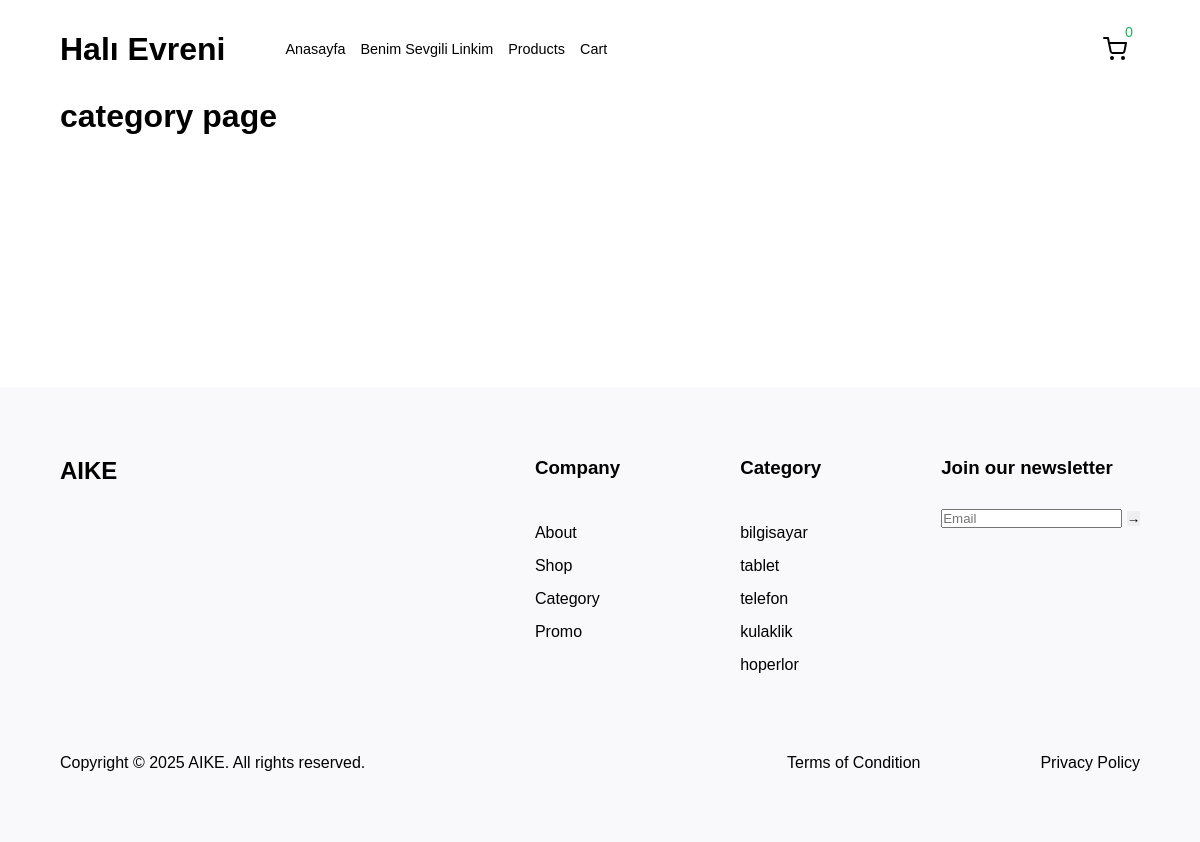
Page /category/ on the earlier database version.
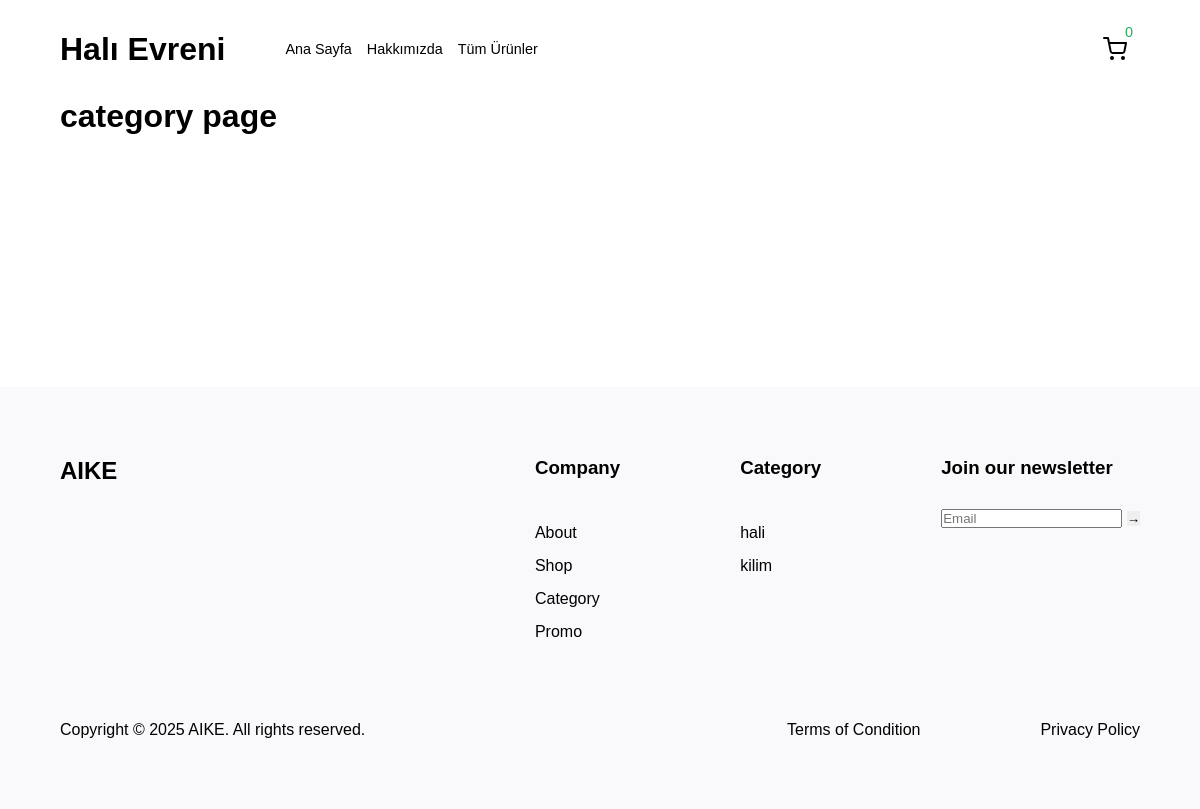
Same page on the later database version.
### siteConfigurations/models.py (models this page shows, shortened)
class NavbarItem(models.Model):
    name = models.CharField(max_length=100)
    url_name = models.CharField(max_length=100)
    is_active = models.BooleanField(default=True)
    position = models.IntegerField(default=0)  # Pozisyon alanı eklendi
    def get_absolute_url(self):
        try:
            return reverse_lazy(self.url_name)
        except:
            return '#'
    class Meta:
        constraints = [
            models.UniqueConstraint(fields=['url_name'], name='unique_url_name')
        ]
        ordering = ['position']

### siteapp/models.py (models this page shows, shortened)
class category(models.Model):
    name = models.CharField(max_length=100)
    slug = models.SlugField(
        null=False, unique=True, blank=True, db_index=True, editable=False
    )

### siteapp/views.py (the view)
# urls.py: path('category/', views.Category, name="Category"),
def Category(request):
    return render(request, "siteapp/category.html")

### siteapp/context_processors.py (called while the page is built)
def site_info(request):
    return {"copyright_year": 2025, "company_name": "AIKE"}

def categories(request):
    return {
        "f_categories": category.objects.all()[:5],
    }

def navbar_items(request):
    return {
        'navbar_items': NavbarItem.objects.filter(is_active=True)
    }

def cart_item_count(request: HttpRequest):
    cart = request.session.get("cart", {})
    total_items = sum(cart.values())
    return {
        'total_items': total_items
    }

### siteapp/templates/siteapp/category.html
{% extends "base.html" %} {% load static %} {% block title %}category{% endblock %} {% block content %}
<h1>category page</h1>
<br><br>
<br><br>
<br><br>
<br><br>
<br><br>
<br><br>
<br><br>
{% endblock %}

### templates/partials/_navbar.html (shortened to what this page needs)
{% load static %}
<header class="navbar">
	<div class="navbar-left">
		<a href="{% url 'home' %}" class="brand">
			<h1>Halı Evreni</h1>
		</a>
		<nav class="nav">
			<ul>
				{% for item in navbar_items %} {% if item.get_absolute_url != '#' %}
				<li class="nav-link"><a href="{{ item.get_absolute_url }}">{{ item.name }}</a></li>
				{% endif %} {% endfor %}
			</ul>
		</nav>
	</div>
	<div class="navbar-right">
		<div class="cart-icon-wrapper">
			<div class="cart-icon-wrapper">
				<a href="{% url 'cart_detail' %}">
					<div class="cart-icon-counter-wrapper">
						<span class="cart-icon-counter">{{ total_items }}</span>
					</div>
					<img src="{% static 'uploads/shopping-cart.svg' %}" alt="Alışveriş sepeti ikonu" width="24" height="24" />
				</a>
			</div>
		</div>
	</div>
</header>

### templates/partials/_footer.html
<footer class="section footer">
	<div class="footer-container container">
		<header class="footer-logo">
			<a href="{% url 'home' %}">
				<h2>AIKE</h2>
			</a>
		</header>
		<nav class="footer-links">
			<div class="footer-column">
				<h3 class="footer-column--title">Company</h3>
				<ul class="footer-column--links">
					<li><a href="{% url 'about' %}">About</a></li>
					<li><a href="{% url 'products' %}">Shop</a></li>
					<li><a href="{% url 'Category' %}">Category</a></li>
					<li><a href="{% url 'promo' %}">Promo</a></li>
				</ul>
			</div>
			<div class="footer-column">
				<h3 class="footer-column--title">Category</h3>
				<ul class="footer-column--links">
					{% for category in f_categories %}
						<li><a href="{% url 'products-by-category' category.slug %}">{{category.name}}</a></li>
					{% endfor %}
				</ul>
			</div>
			<div class="footer-column newsletter">
				<h3 class="footer-column--title">Join our newsletter</h3>
				<form>
					<input type="email" placeholder="Email" />
					<button type="submit">→</button>
				</form>
			</div>
		</nav>
	</div>
	<div class="container">
		<div class="footer-bottom">
			<p>Copyright © {{ copyright_year }} {{ company_name }}. All rights reserved.</p>
			<div class="footer-links">
				<a href="#">Terms of Condition</a>
				<a href="#">Privacy Policy</a>
			</div>
		</div>
	</div>
</footer>

Differences in the rows shown:
removed NavbarItem: name "Anasayfa"
removed NavbarItem: name "Benim Sevgili Linkim"
removed NavbarItem: name "Cart"
removed category: name "bilgisayar"
removed category: name "tablet"
removed category: name "telefon"
removed category: name "kulaklik"
removed category: name "hoperlor"
added NavbarItem: name "Ana Sayfa"
added NavbarItem: name "Hakkımızda"
changed NavbarItem: name "Products" → "Tüm Ürünler"
added category: name "hali"
added category: name "kilim"
